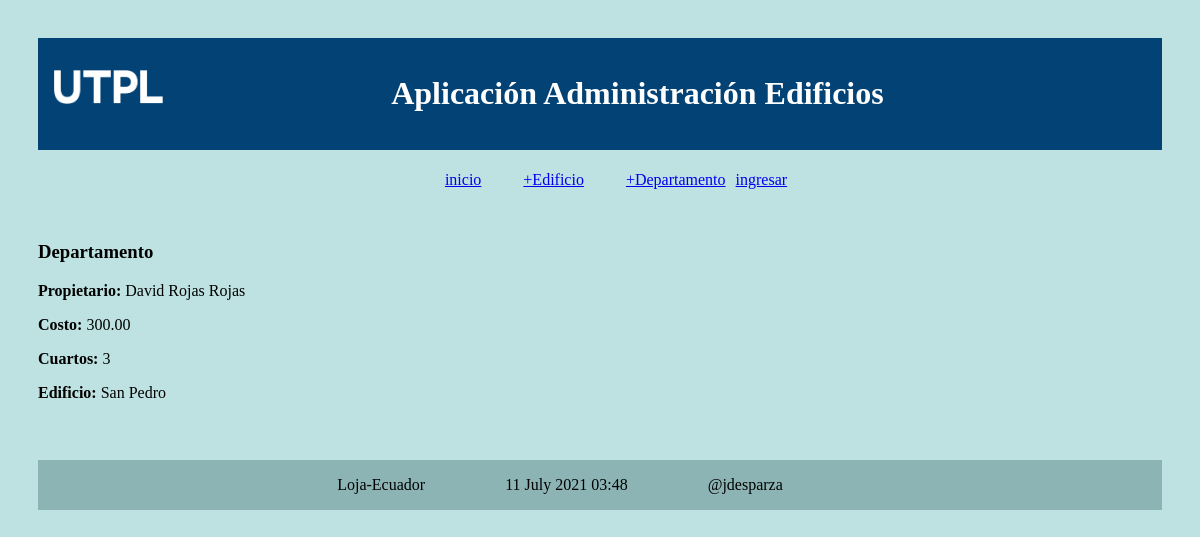
The page /obtener_departamento/1 on the database its author committed.
### administrativo/models.py (models this page shows, shortened)
class Departamento(models.Model):
    nombPropietario = models.CharField(max_length=100)
    costoDept = models.DecimalField(max_digits=100, decimal_places=2)
    cuartos = models.IntegerField("Número de Cuartos")
    edificio = models.ForeignKey(Edificio, on_delete=models.CASCADE,
            related_name="departamentos")

class Edificio(models.Model):
    opciones_tipo_edificio = (
        ('residencial', 'residencial'),
        ('comercial', 'comercial'),
        )
    nombre = models.CharField(max_length=30)
    direccion = models.CharField(max_length=30)
    ciudad = models.CharField(max_length=30, unique=True)
    tipo = models.CharField(max_length=30, \
            choices=opciones_tipo_edificio)

### administrativo/views.py (the view)
# urls.py: path('obtener_departamento/<int:id>', views.obtener_departamento, name='obtener_departamento'),
def obtener_departamento(request, id):
    departamento = Departamento.objects.get(pk=id)
    informacion_template = {'departamento': departamento}
    return render(request, 'obtener_departamento.html', informacion_template)

### administrativo/templates/obtener_departamento.html
{% extends "master.html" %}
{% block content %}
<h3>Departamento</h3>
<p><b>Propietario: </b>{{departamento.nombPropietario}}</p>
<p><b>Costo: </b>{{departamento.costoDept}}</p>
<p><b>Cuartos: </b>{{departamento.cuartos}}</p>
<p><b>Edificio: </b>{{departamento.edificio.nombre}}</p>
<br/>
{% endblock %}

### administrativo/static/css/estilos.css (style rules this page uses)
body { background: #bee2e2; padding: 30px; }

### rows shown on the page
Departamento: nombPropietario "David Rojas Rojas", costoDept "300.00", cuartos "3", edificio.nombre "San Pedro"
